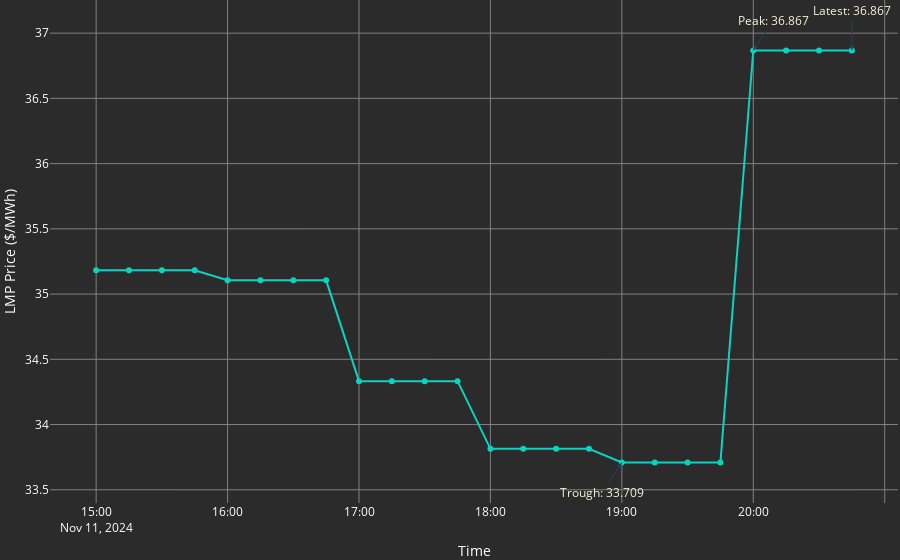

The cell this chart's notebook holds for it:
### Code cell
# Create the Plotly line chart
fig = go.Figure()

fig.add_trace(go.Scatter(
    x=timestamps, 
    y=values, 
    mode="lines+markers",
    line=dict(color="#0BD3C0"),
    name="LMP_PRC Value"
))

# Annotate peak, trough, and latest points
annotations = [
    dict(
        x=timestamps[peak_index],
        y=peak_value,
        xref="x", yref="y",
        text=f"Peak: {peak_value}",
        showarrow=True,
        arrowhead=2,
        ax=20,
        ay=-30,
        font=dict(color="#F5F5DC")
    ),
    dict(
        x=timestamps[trough_index],
        y=trough_value,
        xref="x", yref="y",
        text=f"Trough: {trough_value}",
        showarrow=True,
        arrowhead=2,
        ax=-20,
        ay=30,
        font=dict(color="#F5F5DC")
    ),
    dict(
        x=timestamps[latest_index],
        y=latest_value,
        xref="x", yref="y",
        text=f"Latest: {latest_value}",
        showarrow=True,
        arrowhead=2,
        ax=0,
        ay=-40,
        font=dict(color="#F5F5DC")
    )
]

# Update layout for dark background and annotations
fig.update_layout(
    title="Cal ISO LMP Price Over Time",
    xaxis_title="Time",
    yaxis_title="LMP Price ($/MWh)",
    plot_bgcolor="rgb(43, 43, 43)",
    paper_bgcolor="rgb(43, 43, 43)",
    font=dict(color="white"),
    xaxis=dict(showgrid=True, gridcolor="gray"),
    yaxis=dict(showgrid=True, gridcolor="gray"),
    annotations=annotations,
    margin=dict(l=0, r=0, t=0, b=0)  # Removes the border
)

### Figure 1 — Plotly figure (JSON) as saved in the notebook; plotly's stock layout.template omitted (floating-point values rounded to 4 significant figures)
{"data": [{"line": {"color": "#0BD3C0"}, "mode": "lines+markers", "name": "LMP_PRC Value", "type": "scatter", "x": ["2024-11-11T15:00:00", "2024-11-11T15:15:00", "2024-11-11T15:30:00", "2024-11-11T15:45:00", "2024-11-11T16:00:00", "2024-11-11T16:15:00", "2024-11-11T16:30:00", "2024-11-11T16:45:00", "2024-11-11T17:00:00", "2024-11-11T17:15:00", "2024-11-11T17:30:00", "2024-11-11T17:45:00", "2024-11-11T18:00:00", "2024-11-11T18:15:00", "2024-11-11T18:30:00", "2024-11-11T18:45:00", "2024-11-11T19:00:00", "2024-11-11T19:15:00", "2024-11-11T19:30:00", "2024-11-11T19:45:00", "2024-11-11T20:00:00", "2024-11-11T20:15:00", "2024-11-11T20:30:00", "2024-11-11T20:45:00"], "y": [35.18, 35.18, 35.18, 35.18, 35.11, 35.11, 35.11, 35.11, 34.33, 34.33, 34.33, 34.33, 33.81, 33.81, 33.81, 33.81, 33.71, 33.71, 33.71, 33.71, 36.87, 36.87, 36.87, 36.87]}], "layout": {"annotations": [{"arrowhead": 2, "ax": 20, "ay": -30, "font": {"color": "#F5F5DC"}, "showarrow": true, "text": "Peak: 36.867", "x": "2024-11-11T20:00:00", "xref": "x", "y": 36.87, "yref": "y"}, {"arrowhead": 2, "ax": -20, "ay": 30, "font": {"color": "#F5F5DC"}, "showarrow": true, "text": "Trough: 33.709", "x": "2024-11-11T19:00:00", "xref": "x", "y": 33.71, "yref": "y"}, {"arrowhead": 2, "ax": 0, "ay": -40, "font": {"color": "#F5F5DC"}, "showarrow": true, "text": "Latest: 36.867", "x": "2024-11-11T20:45:00", "xref": "x", "y": 36.87, "yref": "y"}], "font": {"color": "white"}, "margin": {"b": 0, "l": 0, "r": 0, "t": 0}, "paper_bgcolor": "rgb(43, 43, 43)", "plot_bgcolor": "rgb(43, 43, 43)", "title": {"text": "Cal ISO LMP Price Over Time"}, "xaxis": {"gridcolor": "gray", "showgrid": true, "title": {"text": "Time"}}, "yaxis": {"gridcolor": "gray", "showgrid": true, "title": {"text": "LMP Price ($/MWh)"}}}}
